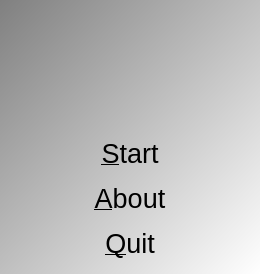
<?xml version="1.0" encoding="UTF-8"?>
<ui version="4.0">
 <class>QtToolTestSimpleLinearRegressionMenuDialog</class>
 <widget class="QDialog" name="QtToolTestSimpleLinearRegressionMenuDialog">
  <property name="geometry">
   <rect>
    <x>0</x>
    <y>0</y>
    <width>260</width>
    <height>274</height>
   </rect>
  </property>
  <property name="font">
   <font>
    <pointsize>20</pointsize>
   </font>
  </property>
  <property name="styleSheet">
   <string notr="true">QDialog { 
background-color: qlineargradient(x1: 0, y1: 0, x2: 1, y2: 1, stop: 0  #808080, stop: 1 #ffffff);
}</string>
  </property>
  <layout class="QGridLayout" name="gridLayout">
   <item row="3" column="0">
    <widget class="QPushButton" name="button_quit">
     <property name="text">
      <string>&amp;Quit</string>
     </property>
     <property name="flat">
      <bool>true</bool>
     </property>
    </widget>
   </item>
   <item row="2" column="0">
    <widget class="QPushButton" name="button_about">
     <property name="text">
      <string>&amp;About</string>
     </property>
     <property name="flat">
      <bool>true</bool>
     </property>
    </widget>
   </item>
   <item row="1" column="0">
    <widget class="QPushButton" name="button_start">
     <property name="text">
      <string>&amp;Start</string>
     </property>
     <property name="flat">
      <bool>true</bool>
     </property>
    </widget>
   </item>
   <item row="0" column="0">
    <widget class="QLabel" name="label">
     <property name="text">
      <string/>
     </property>
     <property name="pixmap">
      <pixmap resource="SimpleLinearRegression.qrc">:/images/SimpleLinearRegressionWelcome.png</pixmap>
     </property>
    </widget>
   </item>
  </layout>
 </widget>
 <tabstops>
  <tabstop>button_start</tabstop>
  <tabstop>button_about</tabstop>
  <tabstop>button_quit</tabstop>
 </tabstops>
 <resources>
  <include location="SimpleLinearRegression.qrc"/>
 </resources>
 <connections/>
</ui>
